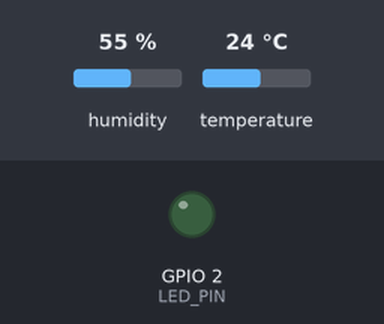
A sketch run on a simulated ESP32. Shown: output pins drawn as LEDs (lit = HIGH). The test bench sets the inputs (shaded band); at power-on: temperature 24 °C, humidity 55 %. WiFi joins after 1.5 s; servers stay silent unless stated; no MQTT or app messages arrive unless stated; what the sketch prints to the serial monitor is not drawn.

Above: at 2.8 s.
2.9 s: temperature set to 29.4 °C
6.5 s: temperature set to 30.7 °C
At 8.7 s:
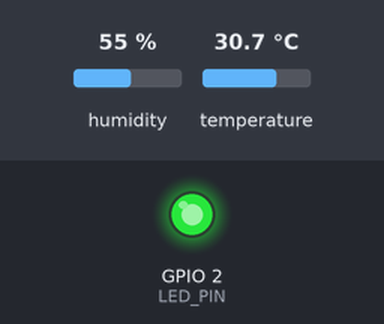
9.5 s: temperature set to 29.7 °C
12.2 s: temperature set to 28.3 °C
At 14.5 s:
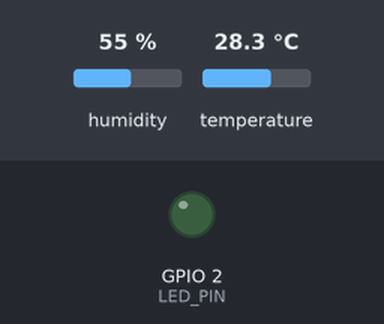
15.5 s: temperature set to 33 °C
At 17.2 s:
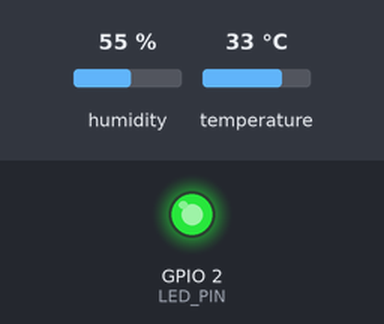
Timing chart, 0 to 18.7 s (numbered marks = the images above; inputs shaded):
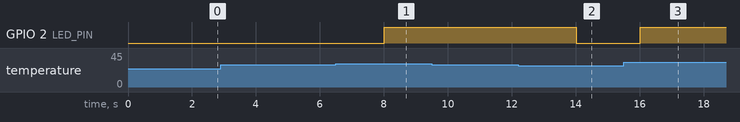

Measured:
- the behaviour switches between 30 and 30.1 °C on temperature (found by bisection; images 0 and 1)
- the behaviour switches between 29 and 28.9 °C on temperature (found by bisection; images 1 and 2)
- after the input at 2.9 s, every drawn part: stays the same
- after the input at 6.5 s, GPIO 2 (LED_PIN): LOW → HIGH after 1.5 s
- after the input at 9.5 s, every drawn part: stays the same
- after the input at 12.2 s, GPIO 2 (LED_PIN): HIGH → LOW after 1.8 s
- after the input at 15.5 s, GPIO 2 (LED_PIN): LOW → HIGH after 0.51 s

The sketch:

sketch.ino
```cpp
#include <WiFi.h>
#include <PubSubClient.h>
#include "DHTesp.h"
#include "secrets.h"

// ===== CONFIGURACIÓN =====
const int DHT_PIN = 14;
const int LED_PIN = 2;
const unsigned long LECTURA_MS = 2000;
const unsigned long PUBLICAR_MS = 5000;
const float UMBRAL_ALTO = 30.0;
const float UMBRAL_BAJO = 29.0;

const char* WIFI_SSID = "Wokwi-GUEST";
const char* WIFI_PASS = "";
const int WIFI_CANAL = 6;

const char* MQTT_HOST = "mqtt.thingsboard.cloud";
const int MQTT_PORT = 1883;
const char* MQTT_CLIENT_ID = "esp32-dht-wokwi";
const char* MQTT_TOPIC = "v1/devices/me/telemetry";
const unsigned long REINTENTO_MQTT_MS = 5000;

DHTesp dht;
WiFiClient wifiClient;
PubSubClient mqtt(wifiClient);

float temperatura = 0;
float humedad = 0;
bool hayDatos = false;
bool alarmaActiva = false;
unsigned long ultimaLectura = 0;
unsigned long ultimoEnvio = 0;
unsigned long ultimoIntentoMqtt = 0;

// ===== FUNCIONES: SENSOR Y ALARMA =====
void configurarSensor() {
  dht.setup(DHT_PIN, DHTesp::DHT22);
}

void configurarLed() {
  pinMode(LED_PIN, OUTPUT);
  digitalWrite(LED_PIN, LOW);
}

bool lecturaLista() {
  return millis() - ultimaLectura >= LECTURA_MS;
}

bool publicacionLista() {
  return millis() - ultimoEnvio >= PUBLICAR_MS;
}

bool leerSensor(TempAndHumidity& datos) {
  datos = dht.getTempAndHumidity();
  if (dht.getStatus() != DHTesp::ERROR_NONE) {
    Serial.printf("Error de lectura: %s\n", dht.getStatusString());
    return false;
  }
  return true;
}

// Devuelve true si el estado de la alarma cambió
bool actualizarAlarma(float t) {
  bool anterior = alarmaActiva;
  if (!alarmaActiva && t > UMBRAL_ALTO) {
    alarmaActiva = true;
  } else if (alarmaActiva && t < UMBRAL_BAJO) {
    alarmaActiva = false;
  }
  digitalWrite(LED_PIN, alarmaActiva ? HIGH : LOW);
  return alarmaActiva != anterior;
}

void reportarSerial() {
  Serial.printf("Temperatura: %.1f C | Humedad: %.1f %% | Alarma: %s\n",
                temperatura, humedad, alarmaActiva ? "ON" : "OFF");
}

// ===== FUNCIONES: RED =====
void conectarWifi() {
  Serial.print("WiFi: conectando");
  WiFi.begin(WIFI_SSID, WIFI_PASS, WIFI_CANAL);
  while (WiFi.status() != WL_CONNECTED) {
    delay(200);
    Serial.print(".");
  }
  Serial.println(" OK");
}

void intentarMqtt() {
  ultimoIntentoMqtt = millis();
  Serial.print("MQTT: conectando... ");
  if (mqtt.connect(MQTT_CLIENT_ID, MQTT_TOKEN, NULL)) {
    Serial.println("OK");
  } else {
    Serial.printf("fallo rc=%d\n", mqtt.state());
  }
}

void asegurarMqtt() {
  if (mqtt.connected()) return;
  if (millis() - ultimoIntentoMqtt < REINTENTO_MQTT_MS) return;
  intentarMqtt();
}

void publicarTelemetria() {
  ultimoEnvio = millis();
  if (!hayDatos || !mqtt.connected()) return;
  char payload[80];
  snprintf(payload, sizeof(payload),
           "{\"temperatura\":%.1f,\"humedad\":%.1f,\"alarma\":%d}",
           temperatura, humedad, alarmaActiva ? 1 : 0);
  bool ok = mqtt.publish(MQTT_TOPIC, payload);
  Serial.printf("MQTT: %s -> %s\n", payload, ok ? "enviado" : "fallo");
}

// ===== LÓGICA PRINCIPAL =====
void procesarLectura() {
  ultimaLectura = millis();
  TempAndHumidity datos;
  if (!leerSensor(datos)) return;
  temperatura = datos.temperature;
  humedad = datos.humidity;
  hayDatos = true;
  bool cambio = actualizarAlarma(temperatura);
  reportarSerial();
  if (cambio) publicarTelemetria();
}

// ===== INICIALIZACIÓN =====
void setup() {
  Serial.begin(115200);
  configurarSensor();
  configurarLed();
  conectarWifi();
  mqtt.setServer(MQTT_HOST, MQTT_PORT);
  intentarMqtt();
}

// ===== BUCLE PRINCIPAL =====
void loop() {
  asegurarMqtt();
  mqtt.loop();
  if (lecturaLista()) procesarLectura();
  if (publicacionLista()) publicarTelemetria();
}
```

secrets.h
```cpp
#define MQTT_TOKEN "copia el token de tu dashboard"
```
